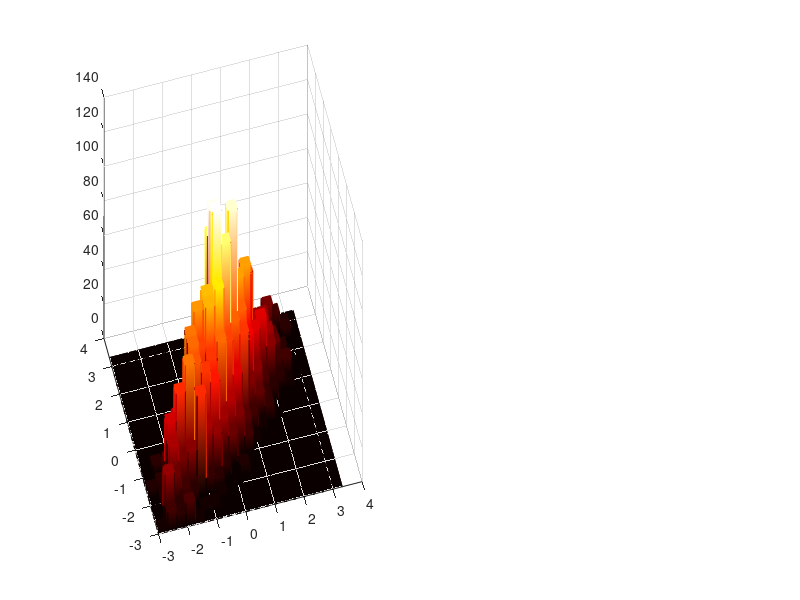

Write MATLAB code to recreate this figure. (Note: this script raises an error after producing the figure.)
%------------------------------------------------------
% EXAMPLE 1: METROPOLIS-HASTINGS
% BLOCK-WISE SAMPLER (BIVARIATE NORMAL)
rand('seed' ,12345);
 
D = 2; % # VARIABLES
nBurnIn = 100;
 
% TARGET DISTRIBUTION IS A 2D NORMAL WITH STRONG COVARIANCE
p = inline('mvnpdf(x,[0 0],[1 0.8;0.8 1])','x');
 
% PROPOSAL DISTRIBUTION STANDARD 2D GUASSIAN
q = inline('mvnpdf(x,mu)','x','mu')
 
nSamples = 5000;
minn = [-3 -3];
maxx = [3 3];
 
% INITIALIZE BLOCK-WISE SAMPLER
t = 1;
x = zeros(nSamples,2);
x(1,:) = randn(1,D);
 
% RUN SAMPLER
while t < nSamples
    t = t + 1;
 
    % SAMPLE FROM PROPOSAL
    xStar = mvnrnd(x(t-1,:),eye(D));
 
    % CORRECTION FACTOR (SHOULD EQUAL 1)
    c = q(x(t-1,:),xStar)/q(xStar,x(t-1,:));
 
    % CALCULATE THE M-H ACCEPTANCE PROBABILITY
    alpha = min([1, p(xStar)/p(x(t-1,:))]);
 
    % ACCEPT OR REJECT?
    u = rand;
    if u < alpha
        x(t,:) = xStar;
    else
        x(t,:) = x(t-1,:);
    end
end
 
% DISPLAY
nBins = 20;
bins1 = linspace(minn(1), maxx(1), nBins);
bins2 = linspace(minn(2), maxx(2), nBins);
 
% DISPLAY SAMPLED DISTRIBUTION
ax = subplot(121);
bins1 = linspace(minn(1), maxx(1), nBins);
bins2 = linspace(minn(2), maxx(2), nBins);
sampX = hist3(x, 'Edges', {bins1, bins2});
hist3(x, 'Edges', {bins1, bins2});
view(-15,40)
 
% COLOR HISTOGRAM BARS ACCORDING TO HEIGHT
colormap hot
set(gcf,'renderer','opengl');
set(get(gca,'child'),'FaceColor','interp','CDataMode','auto');
xlabel('x_1'); ylabel('x_2'); zlabel('Frequency');
axis square
set(ax,'xTick',[minn(1),0,maxx(1)]);
set(ax,'yTick',[minn(2),0,maxx(2)]);
title('Sampled Distribution');
 
% DISPLAY ANALYTIC DENSITY
ax = subplot(122);
[x1 ,x2] = meshgrid(bins1,bins2);
probX = p([x1(:), x2(:)]);
probX = reshape(probX ,nBins, nBins);
surf(probX); axis xy
view(-15,40)
xlabel('x_1'); ylabel('x_2'); zlabel('p({\bfx})');
colormap hot
axis square
set(ax,'xTick',[1,round(nBins/2),nBins]);
set(ax,'xTickLabel',[minn(1),0,maxx(1)]);
set(ax,'yTick',[1,round(nBins/2),nBins]);
set(ax,'yTickLabel',[minn(2),0,maxx(2)]);
title('Analytic Distribution')